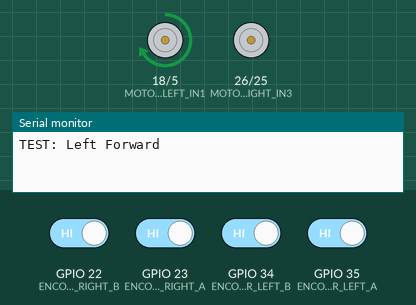
Bench run of a program on a simulated ESP32. Parts: motor-driver pin pairs drawn as motors (green arrow = first pin HIGH = forward, orange = second pin HIGH = backward, longer = more drive, scaled by the enable pin), the last lines printed to the serial monitor. The test bench sets the inputs (shaded band); at power-on: GPIO 22 (ENCODER_RIGHT_B), GPIO 23 (ENCODER_RIGHT_A), GPIO 34 (ENCODER_LEFT_B), GPIO 35 (ENCODER_LEFT_A) HIGH. WiFi joins after 1.5 s; servers stay silent unless stated.

Above: at 1.6 s.
At 3.1 s:
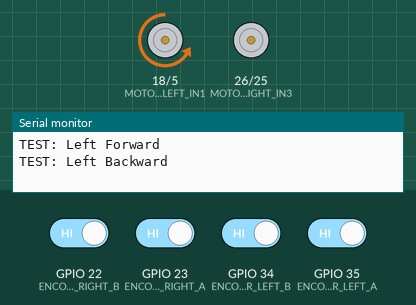
At 7.6 s:
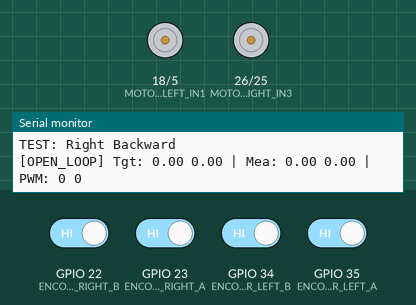
Timing chart, 0 to 9.1 s (numbered marks = the images above):
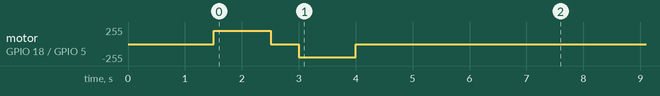

The program:

main.cpp
```cpp
/**
 * AMR Robot Firmware - ESP32 2-Wheel Drive
 * Tích hợp điều khiển chạm (Touch) và cấu hình Pin mới
 */

#include <Arduino.h>
#include <ArduinoJson.h>
#include <WebServer.h>
#include <WebSocketsServer.h>
#include <WiFiManager.h>

// ============================================
// Pin Configuration
// ============================================

// NÚT NHẤN (TẠM TẮT ĐỂ ƯU TIÊN PIN CHO MOTOR)
// #define BUTTON_UP 14
// #define BUTTON_DOWN 27
// #define BUTTON_LEFT 26
// #define BUTTON_RIGHT 25
const int TOUCH_THRESHOLD = 30;

// MOTOR TRÁI (Motor A) - Giữ nguyên (Đang chạy OK)
#define MOTOR_LEFT_EN 19
#define MOTOR_LEFT_IN1 18
#define MOTOR_LEFT_IN2 5

// MOTOR PHẢI (Motor B) - ĐỔI SANG CHÂN AN TOÀN (27, 26, 25)
// (Bỏ qua nút bấm để lấy chân cho Motor)
#define MOTOR_RIGHT_EN 27
#define MOTOR_RIGHT_IN3 26
#define MOTOR_RIGHT_IN4 25

// ENCODER
#define ENCODER_LEFT_A 35
#define ENCODER_LEFT_B 34
#define ENCODER_RIGHT_A 23
#define ENCODER_RIGHT_B 22

// Thông số Robot & PID
const float WHEEL_RADIUS = 0.033f;
const float WHEEL_SEPARATION = 0.170f;
const int TICKS_PER_REV = 333;
float kp = 15.0f, ki = 0.2f, kd = 0.5f; // Tăng Kp để motor phản ứng mạnh hơn
// Biến toàn cục
volatile long leftTicks = 0, rightTicks = 0;
volatile int lastEncodedLeft = 0;
volatile int lastEncodedRight = 0;
float targetLeftVel = 0, targetRightVel = 0;
float eprevL = 0, eintegralL = 0, eprevR = 0, eintegralR = 0;
long prevT = 0, lastTicksL = 0, lastTicksR = 0;

// Odometry & Telemetry
float robotX = 0, robotY = 0, robotTheta = 0; // Vị trí & Góc (Odom)
float robotDistance = 0;                      // Tổng quãng đường
float robotLinVel = 0, robotAngVel = 0;
float robotAccel = 0, prevLinVel = 0;
unsigned long lastTelemetryTime = 0;

WebServer server(80);
WebSocketsServer webSocket(81);

// ISR Encoders (Full Quadrature Decoding)
void IRAM_ATTR leftISR() {
  int MSB = digitalRead(ENCODER_LEFT_A);
  int LSB = digitalRead(ENCODER_LEFT_B);
  int encoded = (MSB << 1) | LSB;
  int sum = (lastEncodedLeft << 2) | encoded;
  if (sum == 0b1101 || sum == 0b0100 || sum == 0b0010 || sum == 0b1011)
    leftTicks--;
  if (sum == 0b1110 || sum == 0b0111 || sum == 0b0001 || sum == 0b1000)
    leftTicks++;
  lastEncodedLeft = encoded;
}
void IRAM_ATTR rightISR() {
  int MSB = digitalRead(ENCODER_RIGHT_A);
  int LSB = digitalRead(ENCODER_RIGHT_B);
  int encoded = (MSB << 1) | LSB;
  int sum = (lastEncodedRight << 2) | encoded;
  if (sum == 0b1101 || sum == 0b0100 || sum == 0b0010 || sum == 0b1011)
    rightTicks++;
  if (sum == 0b1110 || sum == 0b0111 || sum == 0b0001 || sum == 0b1000)
    rightTicks--;
  lastEncodedRight = encoded;
}

// Logic điều khiển Motor
void setMotor(int in1, int in2, int pwmCh, float u) {
  int pwr = (int)fabs(u);
  // Deadzone compensation: Tăng mạnh lên 140 để chắc chắn bánh quay được khi
  // Pivot Turn
  if (pwr > 2 && pwr < 140)
    pwr = 140;
  pwr = constrain(pwr, 0, 255);
  if (u > 0) {
    digitalWrite(in1, HIGH);
    digitalWrite(in2, LOW);
  } else if (u < 0) {
    digitalWrite(in1, LOW);
    digitalWrite(in2, HIGH);
  } else {
    digitalWrite(in1, LOW);
    digitalWrite(in2, LOW);
  }
  ledcWrite(pwmCh, pwr);
}

// Kiểm tra điều khiển tay (Nút nhấn) - TẠM TẮT
void checkButtonControls() {
  /*
  bool up = digitalRead(BUTTON_UP) == LOW;
  bool down = digitalRead(BUTTON_DOWN) == LOW;
  bool left = digitalRead(BUTTON_LEFT) == LOW;
  bool right = digitalRead(BUTTON_RIGHT) == LOW;

  if (up || down || left || right) {
    // ... logic ...
  } else {
  */
  if (webSocket.connectedClients() == 0) {
    // Timeout safety - nếu mất kết nối thì dừng
    // (Logic này cần cải thiện sau)
  }
  /*
  }
  */
  float lin = 0, ang = 0;
  /*
  if (up)
    lin = 0.4f;
  else if (down)
    lin = -0.4f;

  if (left)
    ang = 1.0f; // Giảm tốc độ xoay cho dễ lái
  else if (right)
    ang = -1.0f;

  targetLeftVel = (lin - ang * WHEEL_SEPARATION / 2.0f) / WHEEL_RADIUS;
  targetRightVel = (lin + ang * WHEEL_SEPARATION / 2.0f) / WHEEL_RADIUS;
} else {
  // ƯU TIÊN WEBSOCKET:
  // Nếu WebSocket đang điều khiển (targetVel khác 0), ta bỏ qua nút nhấn vật
  // lý để tránh conflicts. Nếu WebSocket = 0, ta mới xét đến nút nhấn.
  if (abs(targetLeftVel) > 0.01 || abs(targetRightVel) > 0.01) {
    // Đang có lệnh từ Web, không làm gì cả (để Web quyết định)
  } else {
    // Không có lệnh Web, nếu cũng không nhấn nút -> Dừng
    targetLeftVel = 0;
    targetRightVel = 0;
  }
}
*/
}

void setup() {
  Serial.begin(115200);

  // Motor Pins
  pinMode(MOTOR_LEFT_IN1, OUTPUT);
  pinMode(MOTOR_LEFT_IN2, OUTPUT);
  pinMode(MOTOR_RIGHT_IN3, OUTPUT);
  pinMode(MOTOR_RIGHT_IN4, OUTPUT);

  // PWM EN Pins
  ledcSetup(0, 20000, 8);
  ledcAttachPin(MOTOR_LEFT_EN, 0);
  ledcSetup(2, 20000, 8); // Đổi sang kênh 2 cho an toàn
  ledcAttachPin(MOTOR_RIGHT_EN, 2);

  // SAFETY STOP: Đảm bảo motor dừng ngay khi khởi động
  ledcWrite(0, 0);
  ledcWrite(2, 0);
  digitalWrite(MOTOR_LEFT_IN1, LOW);
  digitalWrite(MOTOR_LEFT_IN2, LOW);
  digitalWrite(MOTOR_RIGHT_IN3, LOW);
  digitalWrite(MOTOR_RIGHT_IN4, LOW);

  /* Button Pins - Tạm tắt
  pinMode(BUTTON_UP, INPUT_PULLUP);
  pinMode(BUTTON_DOWN, INPUT_PULLUP);
  pinMode(BUTTON_LEFT, INPUT_PULLUP);
  pinMode(BUTTON_RIGHT, INPUT_PULLUP);
  */

  // Encoder Pins
  pinMode(ENCODER_LEFT_A, INPUT_PULLUP);
  pinMode(ENCODER_LEFT_B, INPUT_PULLUP);
  pinMode(ENCODER_RIGHT_A, INPUT_PULLUP);
  pinMode(ENCODER_RIGHT_B, INPUT_PULLUP);
  attachInterrupt(digitalPinToInterrupt(ENCODER_LEFT_A), leftISR, CHANGE);
  attachInterrupt(digitalPinToInterrupt(ENCODER_LEFT_B), leftISR, CHANGE);
  attachInterrupt(digitalPinToInterrupt(ENCODER_RIGHT_A), rightISR, CHANGE);
  attachInterrupt(digitalPinToInterrupt(ENCODER_RIGHT_B), rightISR, CHANGE);

  // WiFi
  WiFiManager wm;
  wm.autoConnect("AMR_Robot_AP");

  server.on("/", []() {
    String html = R"rawliteral(
<!DOCTYPE html>
<html>
<head>
  <meta name="viewport" content="width=device-width, initial-scale=1, maximum-scale=1, user-scalable=no">
  <title>AMR Dashboard</title>
  <style>
    body { font-family: 'Segoe UI', Arial; background: #1e1e1e; color: #ddd; margin: 0; display: flex; flex-direction: column; align-items: center; }
    h2 { margin: 10px 0; color: #fff; }
    .container { display: flex; flex-wrap: wrap; justify-content: center; width: 100%; max-width: 1200px; }
    .panel { background: #2d2d2d; padding: 15px; border-radius: 10px; margin: 10px; box-shadow: 0 4px 6px rgba(0,0,0,0.3); }
    .control-panel { width: 300px; }
    .map-panel { flex-grow: 1; display: flex; flex-direction: column; align-items: center; }

    /* Map Style */
    canvas { background: #000; border: 2px solid #444; border-radius: 5px; cursor: crosshair; }

    /* Control Style */
    .btn-grid { display: grid; gap: 10px; grid-template-columns: repeat(3, 1fr); margin-bottom: 20px; }
    .btn { height: 60px; border-radius: 8px; border: none; font-size: 24px; cursor: pointer; background: #444; color: white; box-shadow: 0 4px #111; user-select: none; }
    .btn:active { background: #666; transform: translateY(2px); box-shadow: 0 2px #111; }
    .btn.stop { background: #c0392b; grid-column: 2; }
    .spacer { grid-column: 1 / 3; }

    /* Sliders */
    .slider-group { margin-bottom: 15px; }
    .slider-Header { display: flex; justify-content: space-between; font-size: 14px; margin-bottom: 5px; color: #888; }
    .slider-val { color: #f1c40f; font-weight: bold; }
    input[type=range] { width: 100%; height: 6px; background: #555; outline: none; -webkit-appearance: none; border-radius: 3px; }
    input[type=range]::-webkit-slider-thumb { -webkit-appearance: none; width: 20px; height: 20px; background: #3498db; border-radius: 50%; cursor: pointer; transition: .2s; }

    /* Inputs */
    .settings-group { display: grid; grid-template-columns: 1fr 1fr; gap: 10px; margin-top: 10px; }
    .inp-box { background: #333; border: 1px solid #555; color: white; padding: 5px; width: 100%; border-radius: 4px; }
    label { font-size: 12px; color: #aaa; }

    /* Telemetry */
    .telemetry { display: grid; grid-template-columns: 1fr 1fr; gap: 8px; font-size: 14px; margin-top: 10px; border-top: 1px solid #444; padding-top: 10px; }
    .tm-item span { color: #2ecc71; font-weight: bold; float: right; }
  </style>
</head>
<body>
  <h2>AMR Control Center</h2>
  <div class="container">

    <!-- MAP PANEL -->
    <div class="panel map-panel">
      <canvas id="mapCanvas" width="500" height="500"></canvas>
      <div style="font-size: 12px; margin-top: 5px; color: #888;">Map Size: <span id="lblMapSize">20</span>x<span id="lblMapSize2">20</span>m | Grid: 1m</div>
    </div>

    <!-- CONTROL PANEL -->
    <div class="panel control-panel">
      <!-- Joystick -->
      <div class="btn-grid">
        <button class="btn" style="grid-column: 2" ontouchstart="move(1,0)" onmousedown="move(1,0)" ontouchend="stop()" onmouseup="stop()">&#8593;</button>
        <button class="btn" style="grid-column: 1; grid-row: 2" ontouchstart="move(0,1)" onmousedown="move(0,1)" ontouchend="stop()" onmouseup="stop()">&#8592;</button>
        <button class="btn stop" style="grid-row: 2" onclick="stop()">STOP</button>
        <button class="btn" style="grid-column: 3; grid-row: 2" ontouchstart="move(0,-1)" onmousedown="move(0,-1)" ontouchend="stop()" onmouseup="stop()">&#8594;</button>
        <button class="btn" style="grid-column: 2; grid-row: 3" ontouchstart="move(-1,0)" onmousedown="move(-1,0)" ontouchend="stop()" onmouseup="stop()">&#8595;</button>
      </div>

      <!-- Sliders -->
      <div class="slider-group">
        <div class="slider-Header"><span>Max Speed</span> <span id="v_lin" class="slider-val">0.5</span>m/s</div>
        <input type="range" min="0.1" max="1.5" step="0.05" value="0.5" id="s_lin" oninput="updVal('lin')">
      </div>
      <div class="slider-group">
        <div class="slider-Header"><span>Turn Speed</span> <span id="v_ang" class="slider-val">1.5</span>rad/s</div>
        <input type="range" min="0.5" max="5.0" step="0.1" value="1.5" id="s_ang" oninput="updVal('ang')">
      </div>

      <!-- Settings -->
      <div class="settings-group">
        <div><label>Map Size (m)</label><input type="number" id="cfg_map" class="inp-box" value="20" onchange="initMap()"></div>
        <div><label>Wheel Radius</label><input type="number" id="cfg_r" class="inp-box" value="0.033"></div>
        <div><label>Wheel Base</label><input type="number" id="cfg_b" class="inp-box" value="0.170"></div>
        <button onclick="saveCfg()" style="grid-column: span 2; background: #3498db; border:none; padding: 5px; color:white; border-radius:4px; cursor:pointer">Update Config</button>
      </div>

      <!-- Telemetry -->
      <div class="telemetry">
        <div class="tm-item">X: <span id="t_x">0.00</span></div>
        <div class="tm-item">Y: <span id="t_y">0.00</span></div>
        <div class="tm-item">Heading: <span id="t_h">0°</span></div>
        <div class="tm-item">Dist: <span id="t_d">0.00 m</span></div>
        <div class="tm-item">Vel: <span id="t_v">0.00</span></div>
        <div class="tm-item">Status: <span id="status" style="color:red">...</span></div>
      </div>
    </div>
  </div>

  <script>
    var ws, ctx, cvs;
    var robot = {x: 0, y: 0, th: 0};
    var mapSize = 20; // meters
    var scale = 25; // pixels per meter

    function init() {
      cvs = document.getElementById('mapCanvas');
      ctx = cvs.getContext('2d');
      initMap();

      ws = new WebSocket('ws://' + window.location.hostname + ':81/');
      ws.onopen = () => { document.getElementById('status').innerText = 'LINKED'; document.getElementById('status').style.color = '#2ecc71'; };
      ws.onclose = () => { document.getElementById('status').innerText = 'LOST'; document.getElementById('status').style.color = '#e74c3c'; setTimeout(init, 2000); };
      ws.onmessage = (e) => {
        var d = JSON.parse(e.data);
        if(d.telem) {
          // Update Telemetry Display
          document.getElementById('t_v').innerText = d.v.toFixed(2);
          document.getElementById('t_h').innerText = d.h.toFixed(1) + '°';
          document.getElementById('t_d').innerText = d.d.toFixed(2);
          document.getElementById('t_x').innerText = d.x.toFixed(2);
          document.getElementById('t_y').innerText = d.y.toFixed(2);

          // Update Robot Position from Real Odometry
          robot.x = d.x;
          robot.y = d.y;
          robot.th = d.h * Math.PI / 180;

          drawMap();
        }
      };
    }

    function initMap() {
      mapSize = parseFloat(document.getElementById('cfg_map').value);
      document.getElementById('lblMapSize').innerText = mapSize;
      document.getElementById('lblMapSize2').innerText = mapSize;
      scale = cvs.width / mapSize;
      drawMap();
    }

    function drawMap() {
      // Clear
      ctx.fillStyle = '#000'; ctx.fillRect(0, 0, cvs.width, cvs.height);

      // Grid
      ctx.strokeStyle = '#222'; ctx.lineWidth = 1;
      for(let i=0; i<=mapSize; i++) {
        let p = i * scale;
        ctx.beginPath(); ctx.moveTo(p,0); ctx.lineTo(p,cvs.height); ctx.stroke();
        ctx.beginPath(); ctx.moveTo(0,p); ctx.lineTo(cvs.width,p); ctx.stroke();
      }

      // Draw Robot (Center of Map + Offset)
      let cx = cvs.width/2 + robot.x * scale;
      let cy = cvs.height/2 - robot.y * scale; // Invert Y for cartesian

      ctx.save();
      ctx.translate(cx, cy);
      ctx.rotate(-robot.th); // Canvas rotation is clockwise

      // Robot Body
      ctx.fillStyle = '#3498db';
      ctx.beginPath(); ctx.arc(0, 0, 10, 0, 2*Math.PI); ctx.fill();
      // Heading Line
      ctx.strokeStyle = '#f1c40f'; ctx.lineWidth = 3;
      ctx.beginPath(); ctx.moveTo(0,0); ctx.lineTo(0, -15); ctx.stroke();

      ctx.restore();
    }

    /* CONTROL LOGIC */
    function updVal(k) { document.getElementById('v_'+k).innerText = document.getElementById('s_'+k).value; }

    function move(x, z) {
      if(ws.readyState == 1) {
        let v = document.getElementById('s_lin').value;
        let w = document.getElementById('s_ang').value;
        ws.send(JSON.stringify({linear: x*v, angular: z*w}));

        // Sim motion for visual feedback until Odometry is fully working
        if(x) { robot.x += Math.sin(robot.th)*0.1*x; robot.y += Math.cos(robot.th)*0.1*x; }
        drawMap();
      }
    }

    function stop() { if(ws.readyState == 1) ws.send(JSON.stringify({linear:0, angular:0})); }

    function saveCfg() {
       // Send config to ESP32 (Placeholder)
       alert('Config Sent! (Feature pending on ESP side)');
    }

    window.onload = init;
  </script>
</body>
</html>
)rawliteral";
    server.send(200, "text/html", html);
  });

  server.onNotFound([]() { server.send(404, "text/plain", ""); });

  server.begin();
  webSocket.begin();
  webSocket.onEvent([](uint8_t num, WStype_t type, uint8_t *payload,
                       size_t length) {
    if (type == WStype_TEXT) {
      JsonDocument doc;
      deserializeJson(doc, payload);
      if (doc["linear"].is<float>()) {
        float lin = doc["linear"], ang = doc["angular"];
        Serial.printf("WEB CMD: Lin=%.2f Ang=%.2f\n", lin, ang); // DEBUG WEB
        targetLeftVel = (lin - ang * WHEEL_SEPARATION / 2.0f) / WHEEL_RADIUS;
        targetRightVel = (lin + ang * WHEEL_SEPARATION / 2.0f) / WHEEL_RADIUS;
      }
    }
  });

  // TEST CỨNG TỪNG CHIỀU:

  // 1. Trái Tiến
  Serial.println("TEST: Left Forward");
  digitalWrite(MOTOR_LEFT_IN1, HIGH);
  digitalWrite(MOTOR_LEFT_IN2, LOW);
  ledcWrite(0, 200);
  delay(1000);
  ledcWrite(0, 0);
  delay(500);

  // 2. Trái Lùi (Kiểm tra đảo chiều)
  Serial.println("TEST: Left Backward");
  digitalWrite(MOTOR_LEFT_IN1, LOW);
  digitalWrite(MOTOR_LEFT_IN2, HIGH);
  ledcWrite(0, 200);
  delay(1000);
  ledcWrite(0, 0);
  delay(500);

  // 3. Phải Tiến
  Serial.println("TEST: Right Forward");
  digitalWrite(MOTOR_RIGHT_IN3, HIGH);
  digitalWrite(MOTOR_RIGHT_IN4, LOW);
  ledcWrite(1, 200);
  delay(1000);
  ledcWrite(1, 0);
  delay(500);

  // 4. Phải Lùi (Kiểm tra đảo chiều)
  Serial.println("TEST: Right Backward");
  digitalWrite(MOTOR_RIGHT_IN3, LOW);
  digitalWrite(MOTOR_RIGHT_IN4, HIGH);
  ledcWrite(1, 200);
  delay(1000);
  ledcWrite(1, 0);
  delay(500);

  prevT = micros();
}

void loop() {
  server.handleClient();
  webSocket.loop();
  // checkButtonControls(); // Commented out as per instruction

  long currT = micros();
  float deltaT = ((float)(currT - prevT)) / 1.0e6;
  if (deltaT >= 0.02) {
    prevT = currT;
    noInterrupts();
    long cL = leftTicks, cR = rightTicks;
    interrupts();

    float vL = ((float)(cL - lastTicksL) / TICKS_PER_REV * 2.0f * PI) / deltaT;
    float vR = ((float)(cR - lastTicksR) / TICKS_PER_REV * 2.0f * PI) / deltaT;
    lastTicksL = cL;
    lastTicksR = cR;

    // --- KINEMATICS & ODOMETRY ---
    // Tính vận tốc robot thực tế từ Encoder
    float v = (vR + vL) / 2.0f;             // Vận tốc dài trung bình
    float w = (vR - vL) / WHEEL_SEPARATION; // Vận tốc góc thực tế

    // Tính quãng đường & góc
    float distStep = v * deltaT;
    robotDistance += fabs(distStep); // Tổng quãng đường đi được
    robotTheta += w * deltaT;

    // Chuẩn hóa góc về -PI đến PI (hoặc đổi sang độ để hiển thị)
    // Tính gia tốc
    robotAccel = (v - prevLinVel) / deltaT;
    prevLinVel = v;

    robotLinVel = v;
    robotAngVel = w;

    // Broadcasting Telemetry every 200ms
    if (millis() - lastTelemetryTime > 200) {
      lastTelemetryTime = millis();
      String jsonString = "{\"telem\":true,\"v\":";
      jsonString += String(robotLinVel, 2);
      jsonString += ",\"h\":";
      jsonString += String(robotTheta * 180.0 / PI, 1); // Đổi sang độ
      jsonString += ",\"d\":";
      jsonString += String(robotDistance, 2);
      jsonString += ",\"a\":";
      jsonString += String(robotAccel, 2);
      jsonString += "}";
      webSocket.broadcastTXT(jsonString);
    }
    // -----------------------------

    /* PID CONTROL - TẠM TẮT ĐỂ TEST PHẦN CỨNG
    float errorL = targetLeftVel - vL;
    eintegralL += errorL * deltaT;
    eintegralL = constrain(eintegralL, -50, 50); // Anti-windup
    float uL = kp * errorL + kd * (errorL - eprevL) / deltaT + ki * eintegralL;
    eprevL = errorL;

    float errorR = targetRightVel - vR;
    eintegralR += errorR * deltaT;
    eintegralR = constrain(eintegralR, -50, 50); // Anti-windup
    float uR = kp * errorR + kd * (errorR - eprevR) / deltaT + ki * eintegralR;
    eprevR = errorR;
    */

    // OPEN LOOP CONTROL (Test Thô)
    // Tăng gain lên 25.0 để chạy và xoay nhanh hơn
    float uL = targetLeftVel * 25.0f;
    float uR = targetRightVel * 25.0f;

    setMotor(MOTOR_LEFT_IN1, MOTOR_LEFT_IN2, 0, uL);
    setMotor(MOTOR_RIGHT_IN3, MOTOR_RIGHT_IN4, 2, uR); // Kênh 2

    // DEBUG: In thông tin mỗi 500ms
    static long lastDebug = 0;
    if (currT - lastDebug > 500000) {
      lastDebug = currT;
      Serial.printf(
          "[OPEN_LOOP] Tgt: %.2f %.2f | Mea: %.2f %.2f | PWM: %d %d\n",
          targetLeftVel, targetRightVel, vL, vR, (int)fabs(uL), (int)fabs(uR));
    }
  }
}
```
